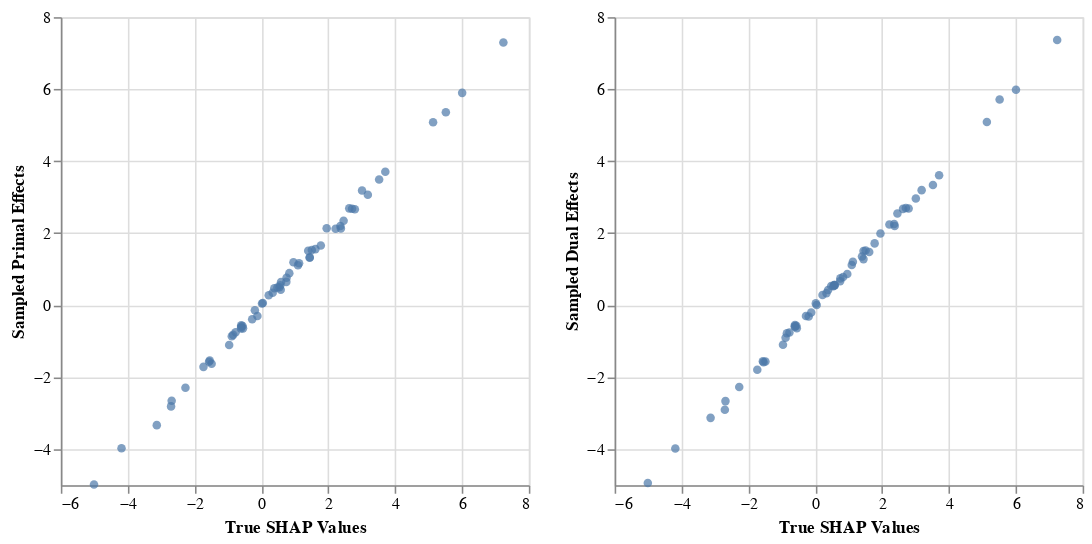

Notebook code cell kept with this figure:
### Code cell
alt.Chart(data_df).mark_point(filled=True).encode(
    alt.X('True SHAP Values:Q'),
    alt.Y(alt.repeat("column"), type='quantitative')
).properties(width=300, height=300).repeat(column=['Sampled Primal Effects', 'Sampled Dual Effects'])

### Figure 1 — Vega-Lite specification as saved in the notebook (floating-point values rounded to 4 significant figures)
{"$schema": "https://vega.github.io/schema/vega-lite/v3.2.1.json", "config": {"mark": {"tooltip": null}, "view": {"height": 300, "width": 400}}, "datasets": {"data-d8b67342b53cef7580cdb3b173d5b235": [{"Kernel SHAP Values": -1.426, "Sampled Average Effects": -1.617, "Sampled Dual Effects": -1.564, "Sampled Primal Effects": -1.625, "True SHAP Values": -1.49}, {"Kernel SHAP Values": -1.705, "Sampled Average Effects": -1.653, "Sampled Dual Effects": -1.557, "Sampled Primal Effects": -1.57, "True SHAP Values": -1.566}, {"Kernel SHAP Values": 1.1, "Sampled Average Effects": 1.15, "Sampled Dual Effects": 1.113, "Sampled Primal Effects": 1.11, "True SHAP Values": 1.093}, {"Kernel SHAP Values": 1.357, "Sampled Average Effects": 1.468, "Sampled Dual Effects": 1.279, "Sampled Primal Effects": 1.315, "True SHAP Values": 1.444}, {"Kernel SHAP Values": 2.954, "Sampled Average Effects": 2.979, "Sampled Dual Effects": 2.965, "Sampled Primal Effects": 3.187, "True SHAP Values": 3.01}, {"Kernel SHAP Values": -0.532, "Sampled Average Effects": -0.5956, "Sampled Dual Effects": -0.5538, "Sampled Primal Effects": -0.6014, "True SHAP Values": -0.6067}, {"Kernel SHAP Values": 2.291, "Sampled Average Effects": 2.229, "Sampled Dual Effects": 2.257, "Sampled Primal Effects": 2.198, "True SHAP Values": 2.363}, {"Kernel SHAP Values": 1.486, "Sampled Average Effects": 1.598, "Sampled Dual Effects": 1.504, "Sampled Primal Effects": 1.332, "True SHAP Values": 1.445}, {"Kernel SHAP Values": 0.5253, "Sampled Average Effects": 0.6218, "Sampled Dual Effects": 0.557, "Sampled Primal Effects": 0.5511, "True SHAP Values": 0.564}, {"Kernel SHAP Values": -0.1178, "Sampled Average Effects": -0.1921, "Sampled Dual Effects": -0.2068, "Sampled Primal Effects": -0.3015, "True SHAP Values": -0.1199}, {"Kernel SHAP Values": -3.295, "Sampled Average Effects": -3.005, "Sampled Dual Effects": -3.13, "Sampled Primal Effects": -3.333, "True SHAP Values": -3.13}, {"Kernel SHAP Values": 0.4799, "Sampled Average Effects": 0.405, "Sampled Dual Effects": 0.421, "Sampled Primal Effects": 0.4696, "True SHAP Values": 0.3857}, {"Kernel SHAP Values": -0.9626, "Sampled Average Effects": -1.042, "Sampled Dual Effects": -1.097, "Sampled Primal Effects": -1.109, "True SHAP Values": -0.9646}, {"Kernel SHAP Values": 3.144, "Sampled Average Effects": 3.242, "Sampled Dual Effects": 3.195, "Sampled Primal Effects": 3.064, "True SHAP Values": 3.184}, {"Kernel SHAP Values": -0.01368, "Sampled Average Effects": 0.05658, "Sampled Dual Effects": 0.04949, "Sampled Primal Effects": 0.04378, "True SHAP Values": 0.01795}, {"Kernel SHAP Values": 2.654, "Sampled Average Effects": 2.713, "Sampled Dual Effects": 2.686, "Sampled Primal Effects": 2.664, "True SHAP Values": 2.795}, {"Kernel SHAP Values": 1.363, "Sampled Average Effects": 1.452, "Sampled Dual Effects": 1.351, "Sampled Primal Effects": 1.512, "True SHAP Values": 1.399}, {"Kernel SHAP Values": 1.234, "Sampled Average Effects": 1.136, "Sampled Dual Effects": 1.208, "Sampled Primal Effects": 1.164, "True SHAP Values": 1.127}, {"Kernel SHAP Values": 0.4638, "Sampled Average Effects": 0.377, "Sampled Dual Effects": 0.5519, "Sampled Primal Effects": 0.4275, "True SHAP Values": 0.5779}, {"Kernel SHAP Values": -2.663, "Sampled Average Effects": -2.7, "Sampled Dual Effects": -2.665, "Sampled Primal Effects": -2.656, "True SHAP Values": -2.685}, {"Kernel SHAP Values": 1.532, "Sampled Average Effects": 1.514, "Sampled Dual Effects": 1.518, "Sampled Primal Effects": 1.534, "True SHAP Values": 1.508}, {"Kernel SHAP Values": -1.386, "Sampled Average Effects": -1.628, "Sampled Dual Effects": -1.585, "Sampled Primal Effects": -1.54, "True SHAP Values": -1.546}, {"Kernel SHAP Values": -4.286, "Sampled Average Effects": -4.205, "Sampled Dual Effects": -3.98, "Sampled Primal Effects": -3.973, "True SHAP Values": -4.185}, {"Kernel SHAP Values": -0.693, "Sampled Average Effects": -0.5106, "Sampled Dual Effects": -0.5734, "Sampled Primal Effects": -0.5813, "True SHAP Values": -0.5653}, {"Kernel SHAP Values": 1.528, "Sampled Average Effects": 1.541, "Sampled Dual Effects": 1.479, "Sampled Primal Effects": 1.557, "True SHAP Values": 1.615}, {"Kernel SHAP Values": 5.537, "Sampled Average Effects": 5.5, "Sampled Dual Effects": 5.713, "Sampled Primal Effects": 5.358, "True SHAP Values": 5.517}, {"Kernel SHAP Values": 0.2166, "Sampled Average Effects": 0.1982, "Sampled Dual Effects": 0.2796, "Sampled Primal Effects": 0.2735, "True SHAP Values": 0.2185}, {"Kernel SHAP Values": -0.5742, "Sampled Average Effects": -0.7267, "Sampled Dual Effects": -0.6435, "Sampled Primal Effects": -0.6444, "True SHAP Values": -0.5505}, {"Kernel SHAP Values": -1.812, "Sampled Average Effects": -1.564, "Sampled Dual Effects": -1.797, "Sampled Primal Effects": -1.714, "True SHAP Values": -1.733}, {"Kernel SHAP Values": -0.5693, "Sampled Average Effects": -0.5786, "Sampled Dual Effects": -0.6015, "Sampled Primal Effects": -0.5611, "True SHAP Values": -0.6035}, {"Kernel SHAP Values": -0.6104, "Sampled Average Effects": -0.7507, "Sampled Dual Effects": -0.5837, "Sampled Primal Effects": -0.6451, "True SHAP Values": -0.6113}, {"Kernel SHAP Values": 2.352, "Sampled Average Effects": 2.331, "Sampled Dual Effects": 2.546, "Sampled Primal Effects": 2.343, "True SHAP Values": 2.459}, {"Kernel SHAP Values": 0.8712, "Sampled Average Effects": 0.8496, "Sampled Dual Effects": 0.7848, "Sampled Primal Effects": 0.8892, "True SHAP Values": 0.8342}, {"Kernel SHAP Values": 1.698, "Sampled Average Effects": 1.589, "Sampled Dual Effects": 1.716, "Sampled Primal Effects": 1.657, "True SHAP Values": 1.777}, {"Kernel SHAP Values": 5.044, "Sampled Average Effects": 5.199, "Sampled Dual Effects": 5.09, "Sampled Primal Effects": 5.079, "True SHAP Values": 5.135}, {"Kernel SHAP Values": -0.6693, "Sampled Average Effects": -0.7435, "Sampled Dual Effects": -0.7607, "Sampled Primal Effects": -0.7502, "True SHAP Values": -0.7714}, {"Kernel SHAP Values": 0.6037, "Sampled Average Effects": 0.7082, "Sampled Dual Effects": 0.6615, "Sampled Primal Effects": 0.6471, "True SHAP Values": 0.7455}, {"Kernel SHAP Values": 7.263, "Sampled Average Effects": 7.181, "Sampled Dual Effects": 7.364, "Sampled Primal Effects": 7.297, "True SHAP Values": 7.238}, {"Kernel SHAP Values": -0.7991, "Sampled Average Effects": -0.7914, "Sampled Dual Effects": -0.7827, "Sampled Primal Effects": -0.8258, "True SHAP Values": -0.8476}, {"Kernel SHAP Values": -0.4243, "Sampled Average Effects": -0.3027, "Sampled Dual Effects": -0.3003, "Sampled Primal Effects": -0.3941, "True SHAP Values": -0.2762}, {"Kernel SHAP Values": 2.028, "Sampled Average Effects": 2.002, "Sampled Dual Effects": 1.993, "Sampled Primal Effects": 2.135, "True SHAP Values": 1.952}, {"Kernel SHAP Values": 0.7554, "Sampled Average Effects": 0.8008, "Sampled Dual Effects": 0.7436, "Sampled Primal Effects": 0.7598, "True SHAP Values": 0.7525}, {"Kernel SHAP Values": 3.499, "Sampled Average Effects": 3.435, "Sampled Dual Effects": 3.339, "Sampled Primal Effects": 3.488, "True SHAP Values": 3.522}, {"Kernel SHAP Values": -4.953, "Sampled Average Effects": -4.939, "Sampled Dual Effects": -4.94, "Sampled Primal Effects": -4.982, "True SHAP Values": -5.008}, {"Kernel SHAP Values": 0.4871, "Sampled Average Effects": 0.6722, "Sampled Dual Effects": 0.5566, "Sampled Primal Effects": 0.6443, "True SHAP Values": 0.5876}, {"Kernel SHAP Values": 2.297, "Sampled Average Effects": 2.237, "Sampled Dual Effects": 2.2, "Sampled Primal Effects": 2.127, "True SHAP Values": 2.377}, {"Kernel SHAP Values": 3.647, "Sampled Average Effects": 3.691, "Sampled Dual Effects": 3.607, "Sampled Primal Effects": 3.707, "True SHAP Values": 3.706}, {"Kernel SHAP Values": -0.8155, "Sampled Average Effects": -0.93, "Sampled Dual Effects": -0.9071, "Sampled Primal Effects": -0.8645, "True SHAP Values": -0.8863}, {"Kernel SHAP Values": 2.194, "Sampled Average Effects": 2.091, "Sampled Dual Effects": 2.239, "Sampled Primal Effects": 2.124, "True SHAP Values": 2.22}, {"Kernel SHAP Values": 5.96, "Sampled Average Effects": 6.126, "Sampled Dual Effects": 5.983, "Sampled Primal Effects": 5.897, "True SHAP Values": 6.006}, {"Kernel SHAP Values": 0.4809, "Sampled Average Effects": 0.5091, "Sampled Dual Effects": 0.5346, "Sampled Primal Effects": 0.4905, "True SHAP Values": 0.4787}, {"Kernel SHAP Values": -2.703, "Sampled Average Effects": -2.839, "Sampled Dual Effects": -2.906, "Sampled Primal Effects": -2.812, "True SHAP Values": -2.703}, {"Kernel SHAP Values": -2.348, "Sampled Average Effects": -2.311, "Sampled Dual Effects": -2.275, "Sampled Primal Effects": -2.292, "True SHAP Values": -2.272}, {"Kernel SHAP Values": 0.3441, "Sampled Average Effects": 0.3599, "Sampled Dual Effects": 0.3347, "Sampled Primal Effects": 0.3456, "True SHAP Values": 0.3374}, {"Kernel SHAP Values": 0.6215, "Sampled Average Effects": 0.5523, "Sampled Dual Effects": 0.5273, "Sampled Primal Effects": 0.4972, "True SHAP Values": 0.5409}, {"Kernel SHAP Values": 0.8699, "Sampled Average Effects": 0.8888, "Sampled Dual Effects": 0.867, "Sampled Primal Effects": 1.191, "True SHAP Values": 0.9589}, {"Kernel SHAP Values": -0.01683, "Sampled Average Effects": 0.12, "Sampled Dual Effects": 0.001832, "Sampled Primal Effects": 0.06037, "True SHAP Values": 0.04352}, {"Kernel SHAP Values": 2.552, "Sampled Average Effects": 2.604, "Sampled Dual Effects": 2.701, "Sampled Primal Effects": 2.677, "True SHAP Values": 2.711}, {"Kernel SHAP Values": -0.11, "Sampled Average Effects": -0.2142, "Sampled Dual Effects": -0.3174, "Sampled Primal Effects": -0.144, "True SHAP Values": -0.1955}, {"Kernel SHAP Values": 2.632, "Sampled Average Effects": 2.668, "Sampled Dual Effects": 2.674, "Sampled Primal Effects": 2.689, "True SHAP Values": 2.627}]}, "repeat": {"column": ["Sampled Primal Effects", "Sampled Dual Effects"]}, "spec": {"data": {"name": "data-d8b67342b53cef7580cdb3b173d5b235"}, "encoding": {"x": {"field": "True SHAP Values", "type": "quantitative"}, "y": {"field": {"repeat": "column"}, "type": "quantitative"}}, "height": 300, "mark": {"filled": true, "type": "point"}, "width": 300}}
